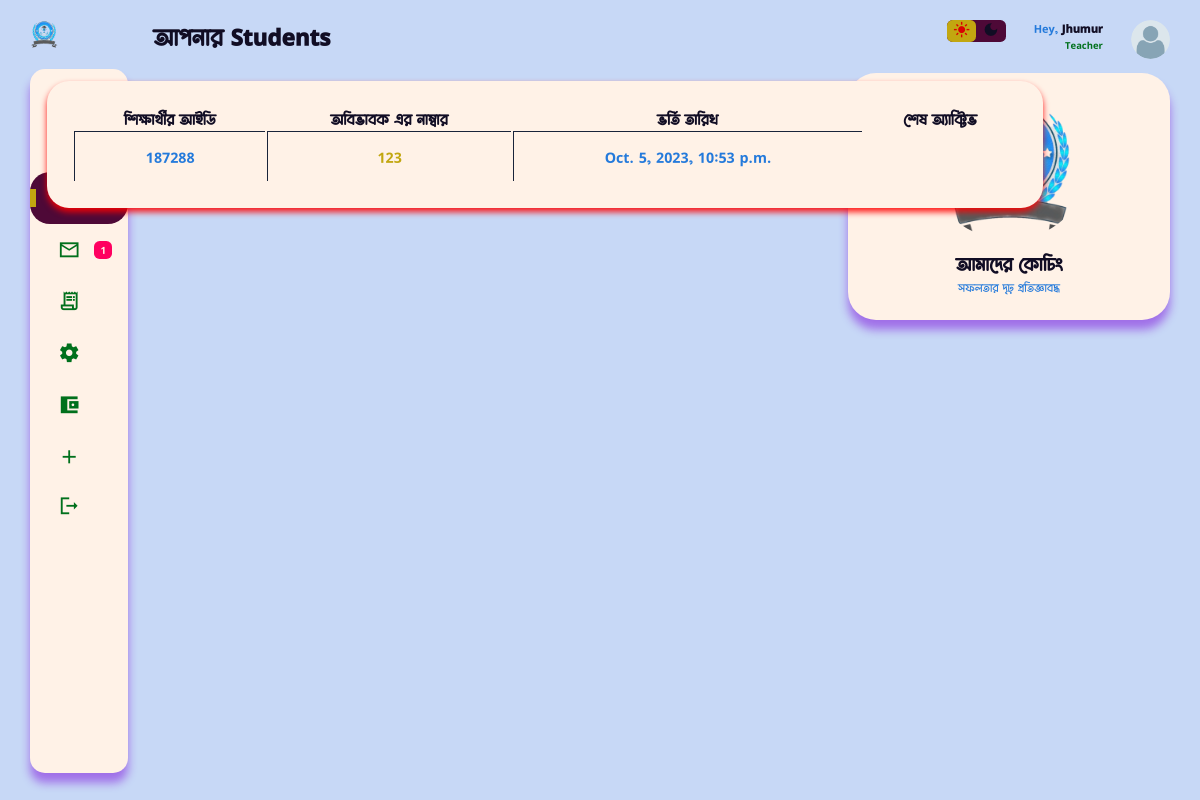
The app's page /teacher_dashboard/your_student (signed in) with its own data.
### users/models.py (models this page shows, shortened)
class Student(models.Model):
    user = models.OneToOneField(CustomUser, on_delete=models.CASCADE)
    basic_step_of_reg = models.BooleanField(default=False)
    choose_subjects = models.BooleanField(default=False)
    s_approval = models.BooleanField(default=False)
    guardian_phone_is_verified = models.BooleanField(default=False)
    s_name = models.CharField(max_length=170, null=True, blank=True)
    shift = models.ForeignKey(Shift, on_delete=models.CASCADE, null=True, blank=True)
    batch = models.ForeignKey(Batch, on_delete=models.CASCADE, null=True, blank=True)
    profile_pic = models.ImageField( upload_to="student", default='avatar.png')
    class_subjects = models.ForeignKey(ClassWithSubject, on_delete=models.CASCADE, null=True, blank=True )
    s_id = models.IntegerField(null=True, blank=True)
    guardian_phone = models.CharField(max_length=15)
    your_subjects = MultiSelectField(max_length=170, null=True, blank=True)
    s_phone = models.CharField(max_length=15, blank=True, null=True)
    guardian_email = models.EmailField(max_length=100, blank=True, null=True)
    created_at = models.DateTimeField(auto_now_add=True)
    updated_at = models.DateTimeField(auto_now=True)
    def __init__(self, *args, **kwargs):
        super(Student, self).__init__(*args, **kwargs)
        if self.class_subjects:
            self._meta.get_field('your_subjects').choices = [
                (subject.name.lower(), subject.name) for subject in self.class_subjects.subjects.all()
            ]
        else:
            self._meta.get_field('your_subjects').choices = [
                ('math', 'math')
            ]
    class Meta:
        verbose_name_plural = "ALL STUDENTS"

class CustomUser(AbstractUser):
    username = None
    email = models.EmailField("email_address", unique=True, max_length=354)
    phone_number = models.CharField(max_length=15, blank=True, null=True)
    ROLE_CHOICES = [
        ('student', 'Student'),
        ('teacher', 'Teacher'),
        ('guardian', 'Guardian'),
    ]
    role = models.CharField(max_length=10, choices=ROLE_CHOICES)
    USERNAME_FIELD = "email"
    REQUIRED_FIELDS = ['phone_number']
    objects = CustomManager()

class Teacher(models.Model):
    user = models.OneToOneField(CustomUser, on_delete=models.CASCADE)
    basic_step_of_reg = models.BooleanField(default=False)
    t_name = models.CharField(max_length=100)
    profile_pic = models.ImageField(upload_to="teacher", default='teacher.png')
    teacher_background = models.CharField(max_length=20, choices=background_of_teacher)
    t_present_adress = models.CharField( max_length=150, null=True, blank=True)
    t_permnt_adress = models.CharField( max_length=150, null=True, blank=True)
    t_extra_phone = models.CharField( max_length=50, null=True, blank=True)
    t_approval = models.BooleanField(default=False)
    created_at = models.DateTimeField(auto_now_add=True)
    updated_at = models.DateTimeField(auto_now=True)
    class Meta:
        verbose_name_plural = "ALL TEACHERS"

### home/views.py (the view, shortened to what this page needs)
# urls.py: path('teacher_dashboard/<str:page>', teacher_dashb, name="teacher_dashb"),
@login_required
def teacher_dashb(request, page=None):
    if request.user.role == 'teacher':
        if page == 'add_mark':
            shift = Shift.objects.all()
            return render(request, 'teacher/add_mark.html', {'data':shift})
        elif page == 'msg':
            all_msg = MessageForTeacher.objects.filter(message_for = request.user.teacher).order_by('upload_at')
            context = {
                'all_message':all_msg,
            }
            return render(request, 'teacher/msg.html', context)
        elif page == 'apply_leave':
            return render(request, 'teacher/apply_leave.html')
        elif page == 'all_setting':
            return redirect('edit_profile')
        elif page == 'hw':
            return render(request, 'teacher/hw.html')
        elif page == 'quiz':
            return render(request, 'teacher/quiz.html')
        elif page == 'your_student':
            batch_of_teacher = MakeBatch.objects.filter(teacher = request.user.teacher)
            your_students = set()
            for b in batch_of_teacher:
                subj = get_object_or_404(Subjects, name=b.subject)
                cls = get_object_or_404(ClassWithSubject, s_class=b.class_name)
                the_student = Student.objects.filter(batch_id=b.batch.id,
                                                     your_subjects__contains=subj.name,
                                                     class_subjects=cls
                                                    ).order_by('created_at')
                for s in the_student:
                    your_students.add(s)
            return render(request, 'teacher/your_student.html', {'students':your_students})
        elif page == 'wallet':
            return render(request, 'teacher/wallet.html')
        elif page == 'routine':
            routine = MakeBatch.objects.filter(teacher = request.user.teacher)
            return render(request, 'teacher/routine.html', {'routine':routine})
        elif page == 'your_subject':
            sub = MakeBatch.objects.filter(teacher = request.user.teacher)
            return render(request, 'teacher/your_subject.html', {'subs':sub})
    else:
        return render(request, 'main/404.html')

### home/more_backend.py (called while the page is built)
def common_data(request):
    try:
        unviewed_msg = MessageForTeacher.objects.filter(message_for = request.user.teacher, visited = False).count()
    except:
        unviewed_msg = 0
    context = {
        'unviewed_msg' : unviewed_msg,
    }
    return context

### users/models.py (called while the page is built)
    def __str__(self):
        return self.name

    def __str__(self):
        return self.s_class

### templates/teacher/your_student.html (shortened to what this page needs)
{% extends 'teacher/base.html' %}
{% load static %}
{% block content %}
<h1>আপনার Students</h1>
<div class="recent-orders">
    <table>
        <thead>
            <tr>
                <th>শিক্ষার্থীর আইডি</th>
                <th>অবিভাবক এর নাম্বার</th>
                <th>ভর্তি তারিখ </th>
                <th>শেষ অ্যাক্টিভ </th>
            </tr>
        </thead>
        <tbody>
            {% for s in students %}
            <tr>
                <td>
                    {{s.s_id}}
                </td>
                <td>
                    <a href="callto:{{s.guardian_phone}}">{{s.guardian_phone}} </a>
                </td>
                <td>
                    {{s.user.date_joined}}
                </td>
            </tr>
            {% endfor %}
        </tbody>
    </table>
</div>
{% endblock content %}

### templates/teacher/base.html (shortened to what this page needs)
<!DOCTYPE html>
{% load static %}
<html lang="en">
<head>
    <link rel="stylesheet" href="{% static "css/tdash.css" %}">
</head>
<body>
    <div class="container">
        <aside>
            <div class="toggle">
                <div class="logo">
                    <img src="{% static "image/coaching.png" %}">
                </div>
            </div>
            <div class="sidebar">
               {% url 'teacher_dashb' page='home' as home %}
               {% url 'teacher_dashb' page='add_mark' as add_mark %}
               {% url 'teacher_dashb' page='msg' as msg %}
               {% url 'teacher_dashb' page='apply_leave' as apply_leave %}
               {% url 'teacher_dashb' page='all_setting' as all_setting %}
               {% url 'teacher_dashb' page='hw' as hw %}
               {% url 'teacher_dashb' page='your_student' as your_student %}
               {% url 'teacher_dashb' page='wallet' as wallet %}
               <a {% if request.path == home %}class="active"{% endif %} href="{% url 'teacher_dashb' page='home' %}">
              </a>
               <a {% if request.path == add_mark %}class="active"{% endif %} href="{% url 'teacher_dashb' page='add_mark' %}">
               </a>
               <a {% if request.path == your_student %}class="active"{% endif %} href="{% url "teacher_dashb" page='your_student' %}">
                </a>
               <a {% if request.path == msg %}class="active"{% endif %} href="{% url 'teacher_dashb' page='msg' %}">
                   <span class="material-icons-sharp">
                   </span>
                   <span class="message-count">{{unviewed_msg}}</span>
               </a>
               <a {% if request.path == apply_leave %}class="active"{% endif %} href="{% url 'teacher_dashb' page='apply_leave' %}">
                   <span class="material-icons-sharp">
                   </span>
               </a>
               <a {% if request.path == all_setting %}class="active"{% endif %} href="{% url 'teacher_dashb' page='all_setting' %}">
                   <span class="material-icons-sharp">
                   </span>
               </a>
               <a {% if request.path == wallet %}class="active"{% endif %} href="{% url 'teacher_dashb' page='wallet' %}">
                <span class="material-icons-sharp">
                </span>
               </a>
               <a {% if request.path == hw %}class="active"{% endif %} href="{% url 'teacher_dashb' page='hw' %}">
                   <span class="material-icons-sharp">
                   </span>
               </a>
               <a href="{% url "logout" %}">
                   <span class="material-icons-sharp">
                   </span>
               </a>
           </div>
        </aside>
        <main>
            {% block content %}{% endblock content %}
        </main>
        <div class="right-section">
            <div class="nav">
                <div class="dark-mode">
                    <span class="material-icons-sharp active">
                    </span>
                    <span class="material-icons-sharp">
                    </span>
                </div>
                <div class="profile">
                    <div class="info">
                        <p>Hey, <b>{{request.user.teacher.t_name}}</b></p>
                        <small class="text-muted">Teacher</small>
                    </div>
                    <div class="profile-photo">
                        <img src="{{request.user.teacher.profile_pic.url}}">
                    </div>
                </div>
            </div>
            <div class="user-profile">
                <div class="logo">
                    <h2>আমাদের কোচিং</h2>
                    <p>সফলতার দৃঢ় প্রতিজ্ঞাবদ্ধ</p>
                </div>
            </div>
        </div>
    </div>
</body>
</html>

### records on screen
Student: s_id "187288", guardian_phone "123", user.date_joined "Oct. 5, 2023, 10:53 p.m."
CustomUser: user.teacher.t_name "Jhumur", user.teacher.profile_pic (picture)

### other values on screen
{{ unviewed_msg }} "1"
